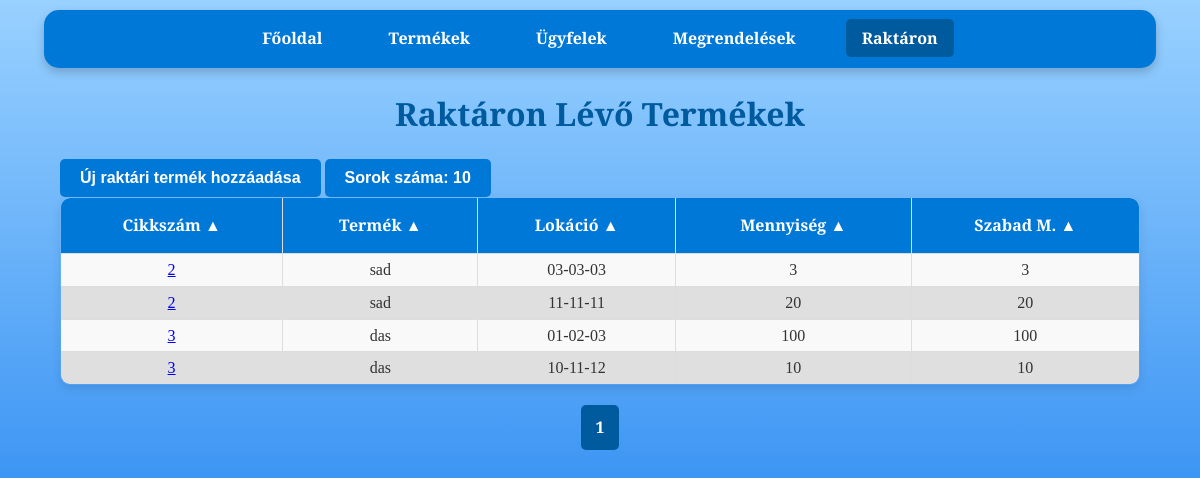
Page /stock on the earlier database version.
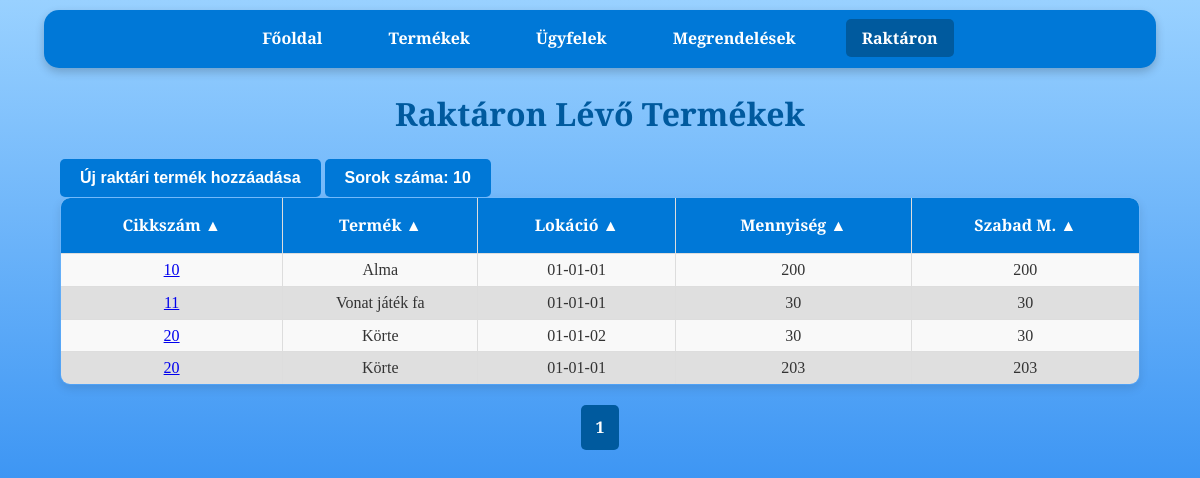
Same page on the later database version.
### tables this page shows
CREATE TABLE stock (
                    id INTEGER PRIMARY KEY,
                    cikkszam TEXT,
                    lokacio TEXT,
                    mennyiseg INTEGER,
                    order_id INTEGER,
                    FOREIGN KEY(cikkszam) REFERENCES products(cikkszam),
                    FOREIGN KEY(order_id) REFERENCES orders(id));

CREATE TABLE products (
                    id INTEGER PRIMARY KEY,
                    cikkszam TEXT UNIQUE,
                    egyseg_vonalkod INTEGER ,
                    gyujto_vonalkod INTEGER ,
                    nev TEXT,
                    ar REAL,
                    suly REAL,
                    kategoria TEXT);

### raktar_program-master/app.py (the view)
@app.route('/stock')
def stock():
    per_page = int(request.args.get('per_page', 10))  # Egy oldalon megjelenő elemek száma
    page = int(request.args.get('page', 1))  # Az aktuális oldal lekérése (alapértelmezett: 1)
    offset = (page - 1) * per_page  # Az eltolás számítása
    order_by = str(request.args.get('order_by', 'products.cikkszam'))
    desc = request.args.get('desc', 'false').lower() in ('true', '1')
    valid_columns = {'stock.id', 'products.cikkszam', 'products.nev', 'stock.lokacio', 'total_mennyiseg', 'mennyiseg_null'}
    if order_by not in valid_columns:
        raise ValueError("Invalid column name for ordering.") #Elkerüljük az SQL injection-t
    if desc:
        descending = 'DESC'
    if not desc:
        descending = ''
    conn = get_db_connection()
    stock = conn.execute(f'''SELECT
                                stock.id,
                                products.cikkszam,
                                products.nev,
                                stock.lokacio,
                                (
                                    SELECT SUM(s.mennyiseg)
                                    FROM stock s
                                    LEFT JOIN orders o ON s.order_id = o.id
                                    WHERE s.cikkszam = stock.cikkszam
                                    AND s.lokacio = stock.lokacio
                                    AND (o.teljesitve IS NULL OR o.teljesitve = 0)
                                ) AS total_mennyiseg,
                                (
                                    SELECT SUM(s.mennyiseg)
                                    FROM stock s
                                    LEFT JOIN orders o ON s.order_id = o.id
                                    WHERE s.cikkszam = stock.cikkszam
                                    AND s.lokacio = stock.lokacio
                                    AND s.order_id IS NULL
                                ) AS mennyiseg_null
                            FROM stock
                            JOIN products ON stock.cikkszam = products.cikkszam
                            WHERE stock.order_id IS NULL
                            ORDER BY {order_by} {descending}
                            LIMIT ? OFFSET ?''', (per_page, offset) ).fetchall()
    total_products = conn.execute('SELECT COUNT(*) FROM stock').fetchone()[0]
    conn.execute('''
        DELETE FROM stock
        WHERE id IN (
            SELECT stock.id
            FROM stock
            LEFT JOIN products ON stock.cikkszam = products.cikkszam
            LEFT JOIN orders o ON stock.order_id = o.id
            WHERE (
                SELECT SUM(s.mennyiseg)
                FROM stock s
                LEFT JOIN orders o_sub ON s.order_id = o_sub.id
                WHERE s.cikkszam = stock.cikkszam
                AND s.lokacio = stock.lokacio
                AND (o_sub.teljesitve IS NULL OR o_sub.teljesitve = 0)
            ) IS NULL OR (
                SELECT SUM(s.mennyiseg)
                FROM stock s
                LEFT JOIN orders o_sub ON s.order_id = o_sub.id
                WHERE s.cikkszam = stock.cikkszam
                AND s.lokacio = stock.lokacio
                AND (o_sub.teljesitve IS NULL OR o_sub.teljesitve = 0)
            ) = 0
        )
    ''')
    conn.commit()
    conn.close()
    total_pages = (total_products + per_page - 1) // per_page  # Összes oldal száma
    start_page = max(1, page - 2)  # Az aktuális oldalhoz képest 2-vel hátrébb
    end_page = min(total_pages, page + 2)  # Az aktuális oldalhoz képest 2-vel előrébb
    query_params = {
        'page': page,
        'per_page': per_page,
        'order_by': order_by,
        'desc': desc
    }
    columns = [
        {"name": "products.cikkszam", "label": "Cikkszám"},
        {"name": "products.nev", "label": "Termék"},
        {"name": "stock.lokacio", "label": "Lokáció"},
        {"name": "total_mennyiseg", "label": "Mennyiség"},
        {"name": "mennyiseg_null", "label": "Szabad M."}
    ]
    return render_template(
        'stock.html',
        stock=stock,
        page=page,
        order_by=order_by,
        desc=desc,
        total_pages=total_pages,
        start_page=start_page,
        end_page=end_page,
        query_params=query_params,
        columns=columns
    )

### raktar_program-master/app.py (called while the page is built)
def get_db_connection():
    conn = sqlite3.connect('database.db')
    conn.row_factory = sqlite3.Row
    return conn

### raktar_program-master/templates/stock.html (shortened to what this page needs)
<!DOCTYPE html>
<html lang="hu">
<head>
    <link rel="stylesheet" href="{{ url_for('static', filename='css/style.css') }}">
</head>
<body>
    <nav>
        <a href="{{ url_for('index') }}">Főoldal</a>
        <a href="{{ url_for('products') }}">Termékek</a>
        <a href="{{ url_for('customers') }}">Ügyfelek</a>
        <a href="{{ url_for('orders') }}">Megrendelések</a>
        <a class="disabled">Raktáron</a>
    </nav>
    <h1>Raktáron Lévő Termékek</h1>
    <div class="container">
        <a href="{{ url_for('add_stock') }}" class="button-wrapper">
            <button>Új raktári termék hozzáadása</button>
        </a>
        <div class="dropdown">
            <button class="dropbtn">Sorok száma: {{ query_params['per_page'] }}</button>
        </div>
        <table>
            <thead>
                <tr>
                    {% for column in columns %}
                    <th>
                        <a href="{{ url_for('stock', **dict(query_params, order_by=column.name, desc=0 if query_params['order_by'] == column.name and query_params['desc'] else 1)) }}">
                            {{ column.label }} {{ '▼' if query_params['order_by'] == column.name and query_params['desc'] else '▲' }}
                        </a>
                    </th>
                    {% endfor %}
                </tr>
            </thead>
            <tbody>
                {% for item in stock %}
                <tr>
                    <td>
                        <a href="{{ url_for('product_details', cikkszam=item.cikkszam) }}">
                            {{ item.cikkszam }}
                        </a>
                    </td>
                    <td>
                            {{ item.nev }}
                    </td>
                    <td>{{ item.lokacio }}</td>
                    <td>{{ item.total_mennyiseg }}</td>
                    <td>{{ item.mennyiseg_null }}</td>
                </tr>
                {% endfor %}
            </tbody>
        </table>
    </div>
    <div class="pagination">
        {% for p in range(start_page, end_page + 1) %}
        <a href="{{ url_for('stock', **dict(query_params, page=p)) }}" class="{% if p == page %}active{% endif %}">{{ p }}</a>
        {% endfor %}
    </div>
</body>
</html>

### raktar_program-master/static/css/style.css (style rules this page uses)
body { font-family: 'Merriweather', serif; margin: 0; padding: 0; background: linear-gradient(to bottom, #99d1ff, #006eec); background-attachment: fixed; background-size: cover; color: #333; line-height: 1.6; }
body::before { content: ''; position: fixed; top: 0; left: 0; width: 100%; height: 100%; background-image: url('https://www.transparenttextures.com/patterns/cubes.png'); opacity: 0.4; z-index: -1; pointer-events: none; }
nav { background-color: #0078D7; color: #fff; padding: 1rem; margin: 10px auto; width: 90%; max-width: 1200px; border-radius: 15px; box-shadow: 0 4px 10px rgba(0, 0, 0, 0.2); text-align: center; }
nav a { color: white; text-decoration: none; margin: 0 15px; font-weight: bold; padding: 0.5rem 1rem; border-radius: 5px; transition: background-color 0.3s ease; }
nav a.disabled { background-color: #005a9e; }
h1 { text-align: center; margin: 20px 0; color: #005a9e; font-weight: 700; }
a.button-wrapper { display: inline-block; }
button { background-color: #0078D7; color: white; border: none; padding: 10px 20px; border-radius: 5px; font-weight: bold; cursor: pointer; font-size: 1rem; transition: background-color 0.3s ease; text-decoration: none; }
.container { width: 90%; margin: 20px auto; }
table { width: 100%; border-collapse: collapse; border-radius: 10px; overflow: hidden; box-shadow: 0 4px 10px rgba(0, 0, 0, 0.1); }
table, th, td { border: 1px solid #ddd; }
th { background-color: #0078D7; color: white; font-weight: bold; padding: 15px; }
th a { color: white; text-decoration: none; }
td { padding: 3px 10px; text-align: center; }
tr:nth-child(even) { background-color: #dfdfdf }
tr:nth-child(odd) { background-color: #f9f9f9 }
.pagination { display: flex; justify-content: center; align-items: center; margin: 20px 0; list-style-type: none; padding: 0; }
.pagination a { display: inline-block; padding: 10px 15px; text-decoration: none; background-color: #0078D7; color: white; font-weight: bold; border-radius: 5px; transition: background-color 0.3s ease; font-size: 1rem; }
.pagination a.active { background-color: #005a9e; cursor: default; }
.dropbtn { background-color: #0078D7; color: white; padding: 10px 20px; font-size: 16px; font-weight: bold; border: none; border-radius: 5px; cursor: pointer; transition: background-color 0.3s ease, box-shadow 0.3s ease; }
.dropdown { position: relative; display: inline-block; }

Differences in the rows shown:
removed stock: cikkszam "2", nev "sad", lokacio "11-11-11", total_mennyiseg "20", mennyiseg_null "20"
removed stock: cikkszam "3", nev "das", lokacio "01-02-03", total_mennyiseg "100", mennyiseg_null "100"
removed stock: cikkszam "3", nev "das", lokacio "10-11-12", total_mennyiseg "10", mennyiseg_null "10"
added stock: cikkszam "10", nev "Alma", lokacio "01-01-01", total_mennyiseg "200", mennyiseg_null "200"
added stock: cikkszam "11", nev "Vonat játék fa", lokacio "01-01-01", total_mennyiseg "30", mennyiseg_null "30"
added stock: cikkszam "20", nev "Körte", lokacio "01-01-02", total_mennyiseg "30", mennyiseg_null "30"
changed stock (number 4 of 4 on the later page): cikkszam "2" → "20"; nev "sad" → "Körte"; lokacio "03-03-03" → "01-01-01"; total_mennyiseg "3" → "203"; mennyiseg_null "3" → "203"
